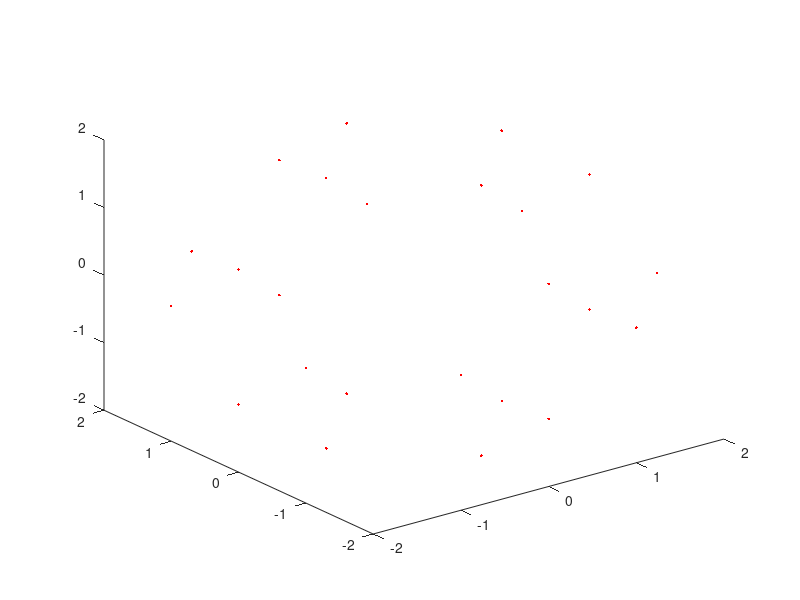

This chart was generated by the following MATLAB code: (Note: this script raises an error after producing the figure.)
clear all; close all; clc

v=[ 0 1 2
    1 0 2
    1 2 0
    2 1 0
    2 0 1
    0 2 1
    0 -1 2
    -1 0 2
    -1 2 0
    -2 1 0
    -2 0 1
    0 -2 1
    0 1 -2
    1 0 -2
    1 -2 0
    2 -1 0
    2 0 -1
    0 2 -1
    0 -1 -2
    -1 0 -2
    -1 -2 0
    -2 -1 0
    -2 0 -1
    0 -2 -1
  ];


fig=figure(1);
plot3(v(:,1),v(:,2),v(:,3),'r.')
dcm_obj=datacursormode(fig); 
set(dcm_obj,'DisplayStyle','datatip','SnapToDataVertex','on','Enable','on')
axis equal
% 
% 
a=getCursorInfo(dcm_obj);
for i=1:length(a); disp(a(i).Position);end



face1=[    -2     0     1
    -2    -1     0
    -1    -2     0
     0    -2     1
     0    -1     2
    -1     0     2];
patch(face1(:,1),face1(:,2),face1(:,3),'k')

face1=[     1     0    -2
     0     1    -2
    -1     0    -2
     0    -1    -2];
patch(face1(:,1),face1(:,2),face1(:,3),'g')

face1=[     0    -1     2
     1     0     2
     0     1     2
    -1     0     2];
patch(face1(:,1),face1(:,2),face1(:,3),'g')

face1=[     2     0    -1
     2     1     0
     2     0     1
     2    -1     0];
patch(face1(:,1),face1(:,2),face1(:,3),'g')

face1=[     0    -2     1
     1    -2     0
     2    -1     0
     2     0     1
     1     0     2
     0    -1     2];
patch(face1(:,1),face1(:,2),face1(:,3),'b')

face1=[    -1     0     2
     0     1     2
     0     2     1
    -1     2     0
    -2     1     0
    -2     0     1];
patch(face1(:,1),face1(:,2),face1(:,3),'b')

face1=[     0    -2    -1
     1    -2     0
     0    -2     1
    -1    -2     0];
patch(face1(:,1),face1(:,2),face1(:,3),'g')

face1=[    -2     1     0
    -2     0    -1
    -2    -1     0
    -2     0     1];
patch(face1(:,1),face1(:,2),face1(:,3),'g')

face1=[    -2     0    -1
    -1     0    -2
     0    -1    -2
     0    -2    -1
    -1    -2     0
    -2    -1     0];
patch(face1(:,1),face1(:,2),face1(:,3),'b')

face1=[     0     2     1
     0     1     2
     1     0     2
     2     0     1
     2     1     0
     1     2     0];
patch(face1(:,1),face1(:,2),face1(:,3),'k')

face1=[     0     2    -1
     0     1    -2
    -1     0    -2
    -2     0    -1
    -2     1     0
    -1     2     0];
patch(face1(:,1),face1(:,2),face1(:,3),'k')

face1=[     0    -1    -2
     1     0    -2
     2     0    -1
     2    -1     0
     1    -2     0
     0    -2    -1];
patch(face1(:,1),face1(:,2),face1(:,3),'k')

face1=[     0     2    -1
     0     1    -2
     1     0    -2
     2     0    -1
     2     1     0
     1     2     0];
patch(face1(:,1),face1(:,2),face1(:,3),'b')

face1=[     1     2     0
     0     2    -1
   -1     2     0
     0     2     1];
patch(face1(:,1),face1(:,2),face1(:,3),'g')


%irregular dodecahedron %%%%%%%%%%%%%%%%%%%%%%%%%%%%%%%%%%%%%%%%%%%%%%%%%%

v=[
     -3.1498   0        6.2996
  3.1498   0        6.2996
  4.1997   4.1997   4.1997
  0        6.2996   3.1498
 -4.1997   4.1997   4.1997
 -4.1997  -4.1997   4.1997
  0       -6.2996   3.1498
  4.1997  -4.1997   4.1997
  6.2996   3.1498   0
 -6.2996   3.1498   0
 -6.2996  -3.1498   0
  6.2996  -3.1498   0
  4.1997   4.1997  -4.1997
  0        6.2996  -3.1498
 -4.1997   4.1997  -4.1997
 -4.1997  -4.1997  -4.1997
  0       -6.2996  -3.1498
  4.1997  -4.1997  -4.1997
  3.1498   0       -6.2996
 -3.1498   0       -6.2996];

fig=figure(2);
plot3(v(:,1),v(:,2),v(:,3),'r.')
dcm_obj=datacursormode(fig); 
set(dcm_obj,'DisplayStyle','datatip','SnapToDataVertex','on','Enable','on')
axis equal


a=getCursorInfo(dcm_obj);
for i=1:length(a); disp(a(i).Position);end


face1=[    3.1498         0   -6.2996
    4.1997   -4.1997   -4.1997
         0   -6.2996   -3.1498
   -4.1997   -4.1997   -4.1997
   -3.1498         0   -6.2996];
patch(face1(:,1),face1(:,2),face1(:,3),'k')

face1=[         0   -6.2996    3.1498
    4.1997   -4.1997    4.1997
    3.1498         0    6.2996
   -3.1498         0    6.2996
   -4.1997   -4.1997    4.1997];
patch(face1(:,1),face1(:,2),face1(:,3),'b')



face1=[   -6.2996   -3.1498         0
   -4.1997   -4.1997   -4.1997
         0   -6.2996   -3.1498
         0   -6.2996    3.1498
   -4.1997   -4.1997    4.1997];
patch(face1(:,1),face1(:,2),face1(:,3),'g')

face1=[4.1997   -4.1997    4.1997
         0   -6.2996    3.1498
         0   -6.2996   -3.1498
    4.1997   -4.1997   -4.1997
    6.2996   -3.1498         0
    4.1997   -4.1997    4.1997];
patch(face1(:,1),face1(:,2),face1(:,3),'m')



face1=[   -6.2996    3.1498         0
   -6.2996   -3.1498         0
   -4.1997   -4.1997    4.1997
   -3.1498         0    6.2996
   -4.1997    4.1997    4.1997];
patch(face1(:,1),face1(:,2),face1(:,3),'k')

face1=[         0    6.2996    3.1498
   -4.1997    4.1997    4.1997
   -3.1498         0    6.2996
    3.1498         0    6.2996
    4.1997    4.1997    4.1997];
patch(face1(:,1),face1(:,2),face1(:,3),'m')

face1=[   -6.2996    3.1498         0
   -4.1997    4.1997   -4.1997
   -3.1498         0   -6.2996
   -4.1997   -4.1997   -4.1997
   -6.2996   -3.1498         0];
patch(face1(:,1),face1(:,2),face1(:,3),'b')

face1=[0    6.2996   -3.1498
   -4.1997    4.1997   -4.1997
   -6.2996    3.1498         0
   -4.1997    4.1997    4.1997
         0    6.2996    3.1498];
patch(face1(:,1),face1(:,2),face1(:,3),'g')

face1=[         0    6.2996   -3.1498
    4.1997    4.1997   -4.1997
    3.1498         0   -6.2996
   -3.1498         0   -6.2996
   -4.1997    4.1997   -4.1997];
patch(face1(:,1),face1(:,2),face1(:,3),'m')

face1=[    4.1997   -4.1997   -4.1997
    3.1498         0   -6.2996
    4.1997    4.1997   -4.1997
    6.2996    3.1498         0
    6.2996   -3.1498         0];
patch(face1(:,1),face1(:,2),face1(:,3),'b')

 face1=[    4.1997   -4.1997    4.1997
    6.2996   -3.1498         0
    6.2996    3.1498         0
    4.1997    4.1997    4.1997
    3.1498         0    6.2996];
 patch(face1(:,1),face1(:,2),face1(:,3),'g')

face1=[    6.2996    3.1498         0
    4.1997    4.1997   -4.1997
         0    6.2996   -3.1498
         0    6.2996    3.1498
    4.1997    4.1997    4.1997];
patch(face1(:,1),face1(:,2),face1(:,3),'k')




%tetrakaidecahedron%%%%%%%%%%%%%%%%%%%%%%%%%%%%%%%%%%%%%%%%%%%%%%%%%%%%%%%%%%%%%

v=[  3.14980   3.70039   5
 -3.14980   3.70039   5
 -5         0         5
 -3.14980  -3.70039   5
  3.14980  -3.70039   5
  5         0         5
  4.19974   5.80026   0.80026
 -4.19974   5.80026   0.80026
 -6.85020   0         1.29961
 -4.19974  -5.80026   0.80026
  4.19974  -5.80026   0.80026
  6.85020   0         1.29961
  5.80026   4.19974  -0.80026
  0         6.85020  -1.29961
 -5.80026   4.19974  -0.80026
 -5.80026  -4.19974  -0.80026
  0        -6.85020  -1.29961
  5.80026  -4.19974  -0.80026
  3.70039   3.14980  -5
  0         5        -5
 -3.70039   3.14980  -5
 -3.70039  -3.14980  -5
  0        -5        -5
  3.70039  -3.14980  -5];

fig=figure(3);
plot3(v(:,1),v(:,2),v(:,3),'r.')
dcm_obj=datacursormode(fig); 
set(dcm_obj,'DisplayStyle','datatip','SnapToDataVertex','on','Enable','on')
%a=getCursorInfo(dcm_obj);
%a.Position


%a=getCursorInfo(dcm_obj);
axis equal


face1= [  -3.7004    3.1498   -5.0000
   -3.7004   -3.1498   -5.0000
     0    -5    -5
    3.7004   -3.1498   -5.0000
    3.7004    3.1498   -5.0000
     0     5    -5];
 patch(face1(:,1),face1(:,2),face1(:,3),'k')

 face1=[3.1498    3.7004    5.0000
   -3.1498    3.7004    5.0000
    -5     0     5
   -3.1498   -3.7004    5.0000
    3.1498   -3.7004    5.0000
     5     0     5];
 patch(face1(:,1),face1(:,2),face1(:,3),'k')
 
  face1=[  -5.8003    4.1997   -0.8003
   -6.8502         0    1.2996
   -5.8003   -4.1997   -0.8003
   -3.7004   -3.1498   -5.0000
   -3.7004    3.1498   -5.0000];

patch(face1(:,1),face1(:,2),face1(:,3),'m')

face1=[    -5     0     5
   -3.1498    3.7004    5.0000
   -4.1997    5.8003    0.8003
   -5.8003    4.1997   -0.8003
   -6.8502         0    1.2996];
patch(face1(:,1),face1(:,2),face1(:,3),'g')

face1=[    -5     0     5
   -3.1498   -3.7004    5.0000
   -4.1997   -5.8003    0.8003
   -5.8003   -4.1997   -0.8003
   -6.8502         0    1.2996];
patch(face1(:,1),face1(:,2),face1(:,3),'b')


face1=[   -3.1498    3.7004    5.0000
    3.1498    3.7004    5.0000
    4.1997    5.8003    0.8003
         0    6.8502   -1.2996
   -4.1997    5.8003    0.8003];
patch(face1(:,1),face1(:,2),face1(:,3),'m')

face1=[     0     5    -5
   -3.7004    3.1498   -5.0000
   -5.8003    4.1997   -0.8003
   -4.1997    5.8003    0.8003
         0    6.8502   -1.2996];
     patch(face1(:,1),face1(:,2),face1(:,3),'b')
     
face1=[    5.8003    4.1997   -0.8003
    3.7004    3.1498   -5.0000
     0     5    -5
         0    6.8502   -1.2996
    4.1997    5.8003    0.8003];
patch(face1(:,1),face1(:,2),face1(:,3),'g')

face1=[     5     0     5
    6.8502         0    1.2996
    5.8003    4.1997   -0.8003
    4.1997    5.8003    0.8003
    3.1498    3.7004    5.0000];
patch(face1(:,1),face1(:,2),face1(:,3),'b')

face1=[    5.8003   -4.1997   -0.8003
    3.7004   -3.1498   -5.0000
    3.7004    3.1498   -5.0000
    5.8003    4.1997   -0.8003
    6.8502         0    1.2996];
patch(face1(:,1),face1(:,2),face1(:,3),'m')


face1=[    4.1997   -5.8003    0.8003
    3.1498   -3.7004    5.0000
     5     0     5
    6.8502         0    1.2996
    5.8003   -4.1997   -0.8003];
patch(face1(:,1),face1(:,2),face1(:,3),'g')

face1=[     0    -5    -5
    3.7004   -3.1498   -5.0000
    5.8003   -4.1997   -0.8003
    4.1997   -5.8003    0.8003
         0   -6.8502   -1.2996];
patch(face1(:,1),face1(:,2),face1(:,3),'b')

face1=[   -5.8003   -4.1997   -0.8003
   -3.7004   -3.1498   -5.00
     0    -5    -5
         0   -6.8502   -1.2996
   -4.1997   -5.8003    0.8003];
patch(face1(:,1),face1(:,2),face1(:,3),'g')

face1=[   -4.1997   -5.8003    0.8003
         0   -6.8502   -1.2996
    4.1997   -5.8003    0.8003
    3.1498   -3.7004    5.0000
   -3.1498   -3.7004    5.0000];
patch(face1(:,1),face1(:,2),face1(:,3),'m')
